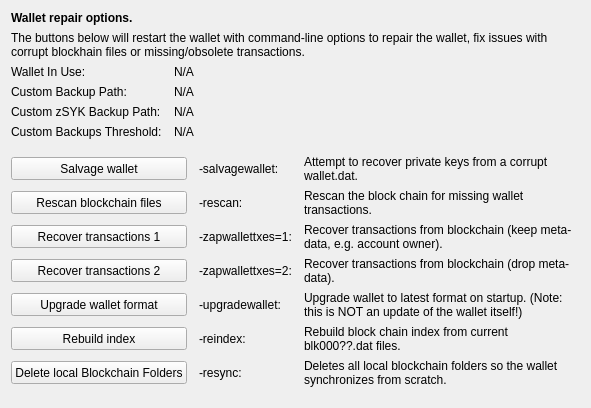
     <widget class="QWidget" name="tab_repair">
      <attribute name="title">
       <string>&amp;Wallet Repair</string>
      </attribute>
      <layout class="QGridLayout" name="gridLayout_4" columnstretch="0,0,0,0">
       <property name="horizontalSpacing">
        <number>12</number>
       </property>
       <item row="0" column="0" colspan="4">
        <widget class="QLabel" name="label_repair_header">
         <property name="font">
          <font>
           <weight>75</weight>
           <bold>true</bold>
          </font>
         </property>
         <property name="text">
          <string>Wallet repair options.</string>
         </property>
        </widget>
       </item>
       <item row="1" column="0" colspan="4">
        <widget class="QLabel" name="label_repair_helptext">
         <property name="font">
          <font>
           <weight>50</weight>
           <bold>false</bold>
          </font>
         </property>
         <property name="text">
          <string>The buttons below will restart the wallet with command-line options to repair the wallet, fix issues with corrupt blockhain files or missing/obsolete transactions.</string>
         </property>
         <property name="wordWrap">
          <bool>true</bool>
         </property>
        </widget>
       </item>
       <item row="2" column="0">
        <widget class="QLabel" name="wallet_path_label">
         <property name="text">
          <string>Wallet In Use:</string>
         </property>
        </widget>
       </item>
       <item row="2" column="1" colspan="3">
        <widget class="QLabel" name="wallet_path">
         <property name="cursor">
          <cursorShape>IBeamCursor</cursorShape>
         </property>
         <property name="text">
          <string>N/A</string>
         </property>
         <property name="textFormat">
          <enum>Qt::PlainText</enum>
         </property>
         <property name="textInteractionFlags">
          <set>Qt::LinksAccessibleByMouse|Qt::TextSelectableByKeyboard|Qt::TextSelectableByMouse</set>
         </property>
        </widget>
       </item>
       <item row="3" column="0">
        <widget class="QLabel" name="wallet_custombackuppath_label">
         <property name="text">
          <string>Custom Backup Path:</string>
         </property>
         <property name="visible">
          <bool>false</bool>
         </property>
        </widget>
       </item>
       <item row="3" column="1" colspan="3">
        <widget class="QLabel" name="wallet_custombackuppath">
         <property name="cursor">
          <cursorShape>IBeamCursor</cursorShape>
         </property>
         <property name="text">
          <string>N/A</string>
         </property>
         <property name="textFormat">
          <enum>Qt::PlainText</enum>
         </property>
         <property name="textInteractionFlags">
          <set>Qt::LinksAccessibleByMouse|Qt::TextSelectableByKeyboard|Qt::TextSelectableByMouse</set>
         </property>
         <property name="visible">
          <bool>false</bool>
         </property>
        </widget>
       </item>
       <item row="4" column="0">
        <widget class="QLabel" name="wallet_customzsykbackuppath_label">
         <property name="text">
          <string>Custom zSYK Backup Path:</string>
         </property>
         <property name="visible">
          <bool>false</bool>
         </property>
        </widget>
       </item>
       <item row="4" column="1" colspan="3">
        <widget class="QLabel" name="wallet_customzsykbackuppath">
         <property name="cursor">
          <cursorShape>IBeamCursor</cursorShape>
         </property>
         <property name="text">
          <string>N/A</string>
         </property>
         <property name="textFormat">
          <enum>Qt::PlainText</enum>
         </property>
         <property name="textInteractionFlags">
          <set>Qt::LinksAccessibleByMouse|Qt::TextSelectableByKeyboard|Qt::TextSelectableByMouse</set>
         </property>
         <property name="visible">
          <bool>false</bool>
         </property>
        </widget>
       </item>
       <item row="5" column="0">
        <widget class="QLabel" name="wallet_custombackupthreshold_label">
         <property name="text">
          <string>Custom Backups Threshold:</string>
         </property>
         <property name="visible">
          <bool>false</bool>
         </property>
        </widget>
       </item>
       <item row="5" column="1" colspan="3">
        <widget class="QLabel" name="wallet_custombackupthreshold">
         <property name="cursor">
          <cursorShape>IBeamCursor</cursorShape>
         </property>
         <property name="text">
          <string>N/A</string>
         </property>
         <property name="textFormat">
          <enum>Qt::PlainText</enum>
         </property>
         <property name="textInteractionFlags">
          <set>Qt::LinksAccessibleByMouse|Qt::TextSelectableByKeyboard|Qt::TextSelectableByMouse</set>
         </property>
         <property name="visible">
          <bool>false</bool>
         </property>
        </widget>
       </item>
       <item row="6" column="0">
        <spacer name="verticalSpacer_repair1">
         <property name="orientation">
          <enum>Qt::Vertical</enum>
         </property>
         <property name="sizeHint" stdset="0">
          <size>
           <width>10</width>
           <height>10</height>
          </size>
         </property>
        </spacer>
       </item>
       <item row="7" column="0" colspan="2">
        <widget class="QPushButton" name="btn_salvagewallet">
         <property name="minimumSize">
          <size>
           <width>100</width>
           <height>23</height>
          </size>
         </property>
         <property name="text">
          <string>Salvage wallet</string>
         </property>
        </widget>
       </item>
       <item row="7" column="2">
        <widget class="QLabel" name="label_repair_salvage_command">
         <property name="text">
          <string notr="true">-salvagewallet:</string>
         </property>
        </widget>
       </item>
       <item row="7" column="3">
        <widget class="QLabel" name="label_repair_salvage">
         <property name="text">
          <string>Attempt to recover private keys from a corrupt wallet.dat.</string>
         </property>
         <property name="wordWrap">
          <bool>true</bool>
         </property>
        </widget>
       </item>
       <item row="8" column="0" colspan="2">
        <widget class="QPushButton" name="btn_rescan">
         <property name="minimumSize">
          <size>
           <width>100</width>
           <height>23</height>
          </size>
         </property>
         <property name="text">
          <string>Rescan blockchain files</string>
         </property>
        </widget>
       </item>
       <item row="8" column="2">
        <widget class="QLabel" name="label_repair_rescan_command">
         <property name="text">
          <string notr="true">-rescan:</string>
         </property>
        </widget>
       </item>
       <item row="8" column="3">
        <widget class="QLabel" name="label_repair_rescan">
         <property name="text">
          <string>Rescan the block chain for missing wallet transactions.</string>
         </property>
         <property name="wordWrap">
          <bool>true</bool>
         </property>
        </widget>
       </item>
       <item row="9" column="0" colspan="2">
        <widget class="QPushButton" name="btn_zapwallettxes1">
         <property name="minimumSize">
          <size>
           <width>100</width>
           <height>23</height>
          </size>
         </property>
         <property name="text">
          <string>Recover transactions 1</string>
         </property>
        </widget>
       </item>
       <item row="9" column="2">
        <widget class="QLabel" name="label_repair_zap1_command">
         <property name="text">
          <string notr="true">-zapwallettxes=1:</string>
         </property>
        </widget>
       </item>
       <item row="9" column="3">
        <widget class="QLabel" name="label_repair_zap1">
         <property name="text">
          <string>Recover transactions from blockchain (keep meta-data, e.g. account owner).</string>
         </property>
         <property name="wordWrap">
          <bool>true</bool>
         </property>
        </widget>
       </item>
       <item row="10" column="0" colspan="2">
        <widget class="QPushButton" name="btn_zapwallettxes2">
         <property name="minimumSize">
          <size>
           <width>100</width>
           <height>23</height>
          </size>
         </property>
         <property name="text">
          <string>Recover transactions 2</string>
         </property>
        </widget>
       </item>
       <item row="10" column="2">
        <widget class="QLabel" name="label_repair_zap2_command">
         <property name="text">
          <string notr="true">-zapwallettxes=2:</string>
         </property>
        </widget>
       </item>
       <item row="10" column="3">
        <widget class="QLabel" name="label_repair_zap2">
         <property name="text">
          <string>Recover transactions from blockchain (drop meta-data).</string>
         </property>
         <property name="wordWrap">
          <bool>true</bool>
         </property>
        </widget>
       </item>
       <item row="11" column="0" colspan="2">
        <widget class="QPushButton" name="btn_upgradewallet">
         <property name="minimumSize">
          <size>
           <width>100</width>
           <height>23</height>
          </size>
         </property>
         <property name="text">
          <string>Upgrade wallet format</string>
         </property>
        </widget>
       </item>
       <item row="11" column="2">
        <widget class="QLabel" name="label_repair_upgrade_command">
         <property name="text">
          <string notr="true">-upgradewallet:</string>
         </property>
        </widget>
       </item>
       <item row="11" column="3">
        <widget class="QLabel" name="label_repair_upgrade">
         <property name="text">
          <string>Upgrade wallet to latest format on startup. (Note: this is NOT an update of the wallet itself!)</string>
         </property>
         <property name="wordWrap">
          <bool>true</bool>
         </property>
        </widget>
       </item>
       <item row="12" column="0" colspan="2">
        <widget class="QPushButton" name="btn_reindex">
         <property name="minimumSize">
          <size>
           <width>100</width>
           <height>23</height>
          </size>
         </property>
         <property name="text">
          <string>Rebuild index</string>
         </property>
        </widget>
       </item>
       <item row="12" column="2">
        <widget class="QLabel" name="label_repair_reindex_command">
         <property name="text">
          <string notr="true">-reindex:</string>
         </property>
        </widget>
       </item>
       <item row="12" column="3">
        <widget class="QLabel" name="label_repair_reindex">
         <property name="text">
          <string>Rebuild block chain index from current blk000??.dat files.</string>
         </property>
         <property name="wordWrap">
          <bool>true</bool>
         </property>
        </widget>
       </item>
       <item row="13" column="0" colspan="2">
        <widget class="QPushButton" name="btn_resync">
         <property name="minimumSize">
          <size>
           <width>100</width>
           <height>23</height>
          </size>
         </property>
         <property name="text">
          <string>Delete local Blockchain Folders</string>
         </property>
        </widget>
       </item>
       <item row="13" column="2">
        <widget class="QLabel" name="label_repair_resync_command">
         <property name="text">
          <string>-resync:</string>
         </property>
        </widget>
       </item>
       <item row="13" column="3">
        <widget class="QLabel" name="label_repair_resync">
         <property name="text">
          <string>Deletes all local blockchain folders so the wallet synchronizes from scratch.</string>
         </property>
         <property name="wordWrap">
          <bool>true</bool>
         </property>
        </widget>
       </item>
       <item row="14" column="0">
        <spacer name="verticalSpacer_repair2">
         <property name="orientation">
          <enum>Qt::Vertical</enum>
         </property>
         <property name="sizeHint" stdset="0">
          <size>
           <width>20</width>
           <height>10</height>
          </size>
         </property>
        </spacer>
       </item>
      </layout>
     </widget>
